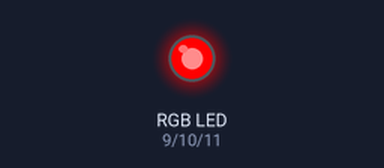
This sketch was run on a simulated Arduino Uno, built with avr-gcc and run on an emulated ATmega328P. Shown: an RGB LED mixed from three pins (HIGH = lit). Dim RGB values are drawn brighter than linear.

Above: at 0.05 s.
At 1.15 s:
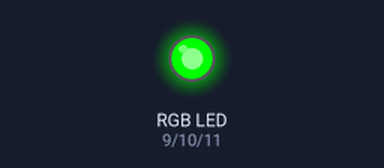
At 2.25 s:
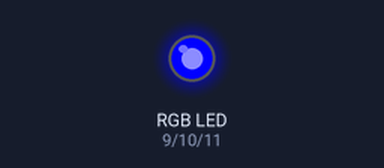
At 4.5 s:
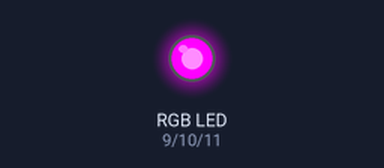
At 6.75 s:
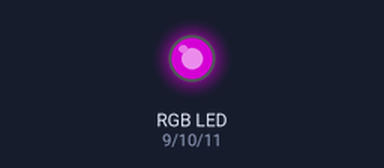
At 9.0 s:
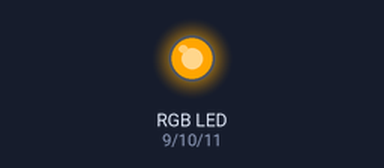
Timing chart, 0 to 11.7 s (numbered marks = the images above):
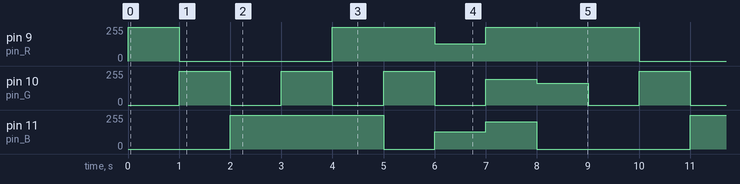

Measured:
- by itself, pin 9 (pin_R): repeats every 9.0 s: 0/255 3.0 s, 255/255 2.0 s, 128/255 1.0 s, 255/255 3.0 s
- by itself, pin 11 (pin_B): repeats every 9.0 s: 0/255 1.0 s, 128/255 1.0 s, 203/255 1.0 s, 0/255 3.0 s, 255/255 3.0 s
- by itself, pin 10 (pin_G): repeats every 9.0 s: 2 × (0/255 1.0 s, 255/255 1.0 s), 0/255 1.0 s, 192/255 1.0 s, 165/255 1.0 s, 0/255 1.0 s, 255/255 1.0 s

The sketch:

rgb_led.ino
```cpp
int pin_R = 9;
int pin_G = 10;
int pin_B = 11;
int color_delay = 1000;
int full_bright = 255;
int half_bright = 128;

void setup() {
  pinMode(pin_R, OUTPUT);
  pinMode(pin_G, OUTPUT);
  pinMode(pin_B, OUTPUT);
}

void loop() {
  // Red
  analogWrite(pin_R, full_bright);
  analogWrite(pin_G, 0);
  analogWrite(pin_B, 0);
  delay(color_delay);

  // Green
  analogWrite(pin_R, 0);
  analogWrite(pin_G, full_bright);
  analogWrite(pin_B, 0);
  delay(color_delay);

  // Blue
  analogWrite(pin_R, 0);
  analogWrite(pin_G, 0);
  analogWrite(pin_B, full_bright);
  delay(color_delay);

  // Cyan
  analogWrite(pin_R, 0);
  analogWrite(pin_G, full_bright);
  analogWrite(pin_B, full_bright);
  delay(color_delay);

  // Magenta
  analogWrite(pin_R, full_bright);
  analogWrite(pin_G, 0);
  analogWrite(pin_B, full_bright);
  delay(color_delay);

  // Yellow
  analogWrite(pin_R, full_bright);
  analogWrite(pin_G, full_bright);
  analogWrite(pin_B, 0);
  delay(color_delay);

  // Purple
  analogWrite(pin_R, half_bright);
  analogWrite(pin_G, 0);
  analogWrite(pin_B, half_bright);
  delay(color_delay);

  // Pink
  analogWrite(pin_R, full_bright);
  analogWrite(pin_G, 192);
  analogWrite(pin_B, 203);
  delay(color_delay);

  // Orange
  analogWrite(pin_R, full_bright);
  analogWrite(pin_G, 165);
  analogWrite(pin_B, 0);
  delay(color_delay);
}
```
